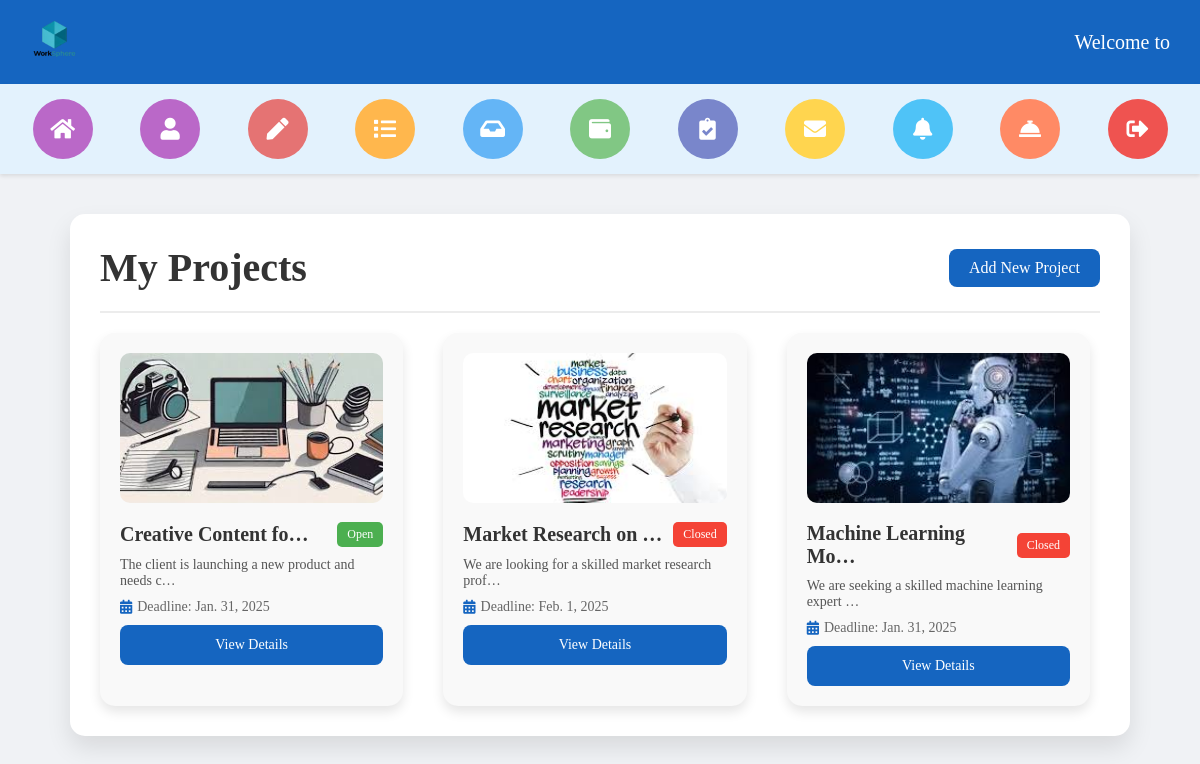
Screenshot of /client/client_list_of_project/ (signed in) with the database file from the repository.
### client/models.py (models this page shows, shortened)
class ClientPostProject(models.Model):
    EXPERIENCE_LEVEL_CHOICES = [
        ('entry', 'Entry Level'),
        ('intermediate', 'Intermediate Level'),
        ('expert', 'Expert Level'),
    ]
    BUDGET_TYPE_CHOICES = [
        ('fixed', 'Fixed Price'),
        ('hourly', 'Hourly'),
    ]
    CATEGORY_CHOICES = [
        ('ai_developement', 'AI Development'),
        ('animation', 'Animation'),
        ('business_strategy', 'Business Strategy'),
        ('content_creation', 'Content Creation'),
        ('contract_drafting', 'Contract Drafting'),
        ('graphic_design', 'Graphic Design'),
        ('legal_consulting', 'Legal Consulting'),
        ('logo_design', 'Logo Design'),
        ('machine_learning', 'Machine Learning'),
        ('market_research', 'Market Research'),
        ('social_media_marketing', 'Social Media Marketing'),
        ('software_development', 'Software Development'),
        ('video_editing', 'Video Editing'),
        ('web_development', 'Web Development'),
        ('music_composition', 'Music Composition'),
        ('lyric_writting', 'Lyric Writing'),
    ]
    client = models.ForeignKey(ClientRegisterLogin, on_delete=models.CASCADE, related_name='projects', null=True)
    title = models.CharField(max_length=255, help_text="Title of the project")
    description = models.TextField(help_text="Detailed description of the project")
    category = models.CharField(max_length=50, choices=CATEGORY_CHOICES, help_text="Project category")
    budget = models.DecimalField(max_digits=20, decimal_places=2, help_text="Project budget (fixed or hourly)")
    budget_type = models.CharField(max_length=10, choices=BUDGET_TYPE_CHOICES, help_text="Budget type")
    deadline = models.DateField(help_text="Deadline for project completion")
    skills_required = models.CharField(max_length=255, help_text="Skills required for the project")
    attachments = models.FileField(upload_to="project_attachments/", blank=True, null=True, help_text="Project-related files")
    photo = models.ImageField(upload_to="project_photos/", blank=True, null=True, help_text="Project-related photo")
    experience_level = models.CharField(max_length=15, choices=EXPERIENCE_LEVEL_CHOICES, help_text="Required experience level for freelancers")
    created_at = models.DateTimeField(auto_now_add=True, help_text="Time when the project was posted")
    status = models.CharField(max_length=10, null=True)

### client/views.py (the view)
# urls.py: path('client_list_of_project/', views.client_list_of_project, name='client_list_of_project'),
def client_list_of_project(request):
    username = request.session.get('logged_user')
    client = ClientRegisterLogin.objects.get(username=username)
    projects = ClientPostProject.objects.filter(client=client).order_by('-created_at')
    context = {
        'projects': projects,
        'details': {'description': 'Your project description <br> with <strong>HTML</strong> formatting here.'},
    }
    return render(request, 'client_list_of_project.html', context)

### client/templates/client_list_of_project.html (shortened to what this page needs)
{% extends 'header_2.html' %}
{% block content %}
<!DOCTYPE html>
<html lang="en">
<head>
  <link rel="stylesheet" href="https://cdnjs.cloudflare.com/ajax/libs/font-awesome/5.15.4/css/all.min.css">
</head>
<body>
  <div class="projects-container">
    <div class="projects-header">
      <h2>My Projects</h2>
      <button class="add-project-button" onclick="window.location.href='/client/client_post_project/'">Add New Project</button>
    </div>
    {% if projects %}
    <ul class="project-list">
      {% for project in projects %}
      <li class="project-card">
        <img src="/media/{{ project.photo }}" alt="Project Image">
        <div class="project-header">
          <h3>{{ project.title|truncatechars:20 }}</h3>
          {% if project.status == "open" %}
          <span class="status-open">Open</span>
          {% else %}
          <span class="status-closed">Closed</span>
          {% endif %}
        </div>
        <div class="project-body">
            <p>{{ project.description|truncatechars:50 }}</p>
        </div>
        <div class="project-footer">
          <span><i class="fas fa-calendar-alt"></i> Deadline: {{ project.deadline }}</span>
        </div>
        <a class="view-details" href="{% url 'client_job_details' project.id %}">View Details</a>
      </li>
      {% endfor %}
    </ul>
    {% else %}
    <p>No projects available at the moment. Please check back later.</p>
    {% endif %}
  </div>
</body>
</html>
{% endblock %}

### client/templates/client_list_of_project.html (style rules this page uses)
body { margin: 0; background-color: #f0f2f5; color: #333; }
.projects-container { max-width: 1000px; background: #fff; margin: 40px auto; border-radius: 15px; box-shadow: 0 12px 24px rgba(0, 0, 0, 0.1); overflow: hidden; padding: 30px; }
.projects-header { display: flex; justify-content: space-between; align-items: center; border-bottom: 2px solid #ececec; padding-bottom: 20px; margin-bottom: 20px; }
.projects-header h2 { font-size: 40px; font-family: Candara; color: #333; font-weight: 700; margin: 0; }
.projects-header .add-project-button { padding: 10px 20px; background-color: #1565c0; color: white; border: none; border-radius: 8px; cursor: pointer; font-size: 16px; font-family: verdana; transition: background-color 0.3s ease, transform 0.3s ease; }
.project-list { list-style: none; padding: 0; margin: 0; display: flex; flex-wrap: wrap; gap: 40px; }
.project-card { background: #f9f9f9; padding: 20px; border-radius: 15px; width: calc(33.333% - 70px); box-shadow: 0 6px 12px rgba(0, 0, 0, 0.1); transition: transform 0.3s ease, box-shadow 0.3s ease; }
.project-card img { width: 100%; height: 150px; border-radius: 10px; object-fit: cover; margin-bottom: 15px; }
.project-header { display: flex; justify-content: space-between; align-items: center; margin-bottom: 10px; }
.project-header h3 { font-size: 20px; font-family: Candara; color: #333; margin: 0; }
.project-header span { padding: 5px 10px; border-radius: 5px; color: white; font-size: 12px; }
.project-header .status-open { background-color: #4caf50; }
.project-header .status-closed { background-color: #f44336; }
.project-body { margin-bottom: 10px; }
.project-body p { font-size: 14px; font-family: verdana; color: #555; margin: 0; }
.project-footer { display: flex; justify-content: space-between; align-items: center; font-size: 14px; color: #666; }
.project-footer span { display: flex; align-items: center; font-family: Candara; font-size:14px; }
.project-footer i { margin-right: 5px; color: #1565c0; }
.view-details { display: block; margin: 10px auto 0; padding: 12px 24px; background-color: #1565c0; color: white; border: none; border-radius: 8px; cursor: pointer; font-size: 14px; font-family: verdana; text-decoration: none; transition: background-color 0.3s ease, transform 0.3s ease; text-align: center; }

### rows the page displays
ClientPostProject: photo (picture), title "Creative Content fo…", status "Open", description "The client is launching a new product and needs c…", deadline "Jan. 31, 2025"
ClientPostProject: photo (picture), title "Market Research on …", status "Closed", description "We are looking for a skilled market research prof…", deadline "Feb. 1, 2025"
ClientPostProject: photo (picture), title "Machine Learning Mo…", status "Closed", description "We are seeking a skilled machine learning expert …", deadline "Jan. 31, 2025"
